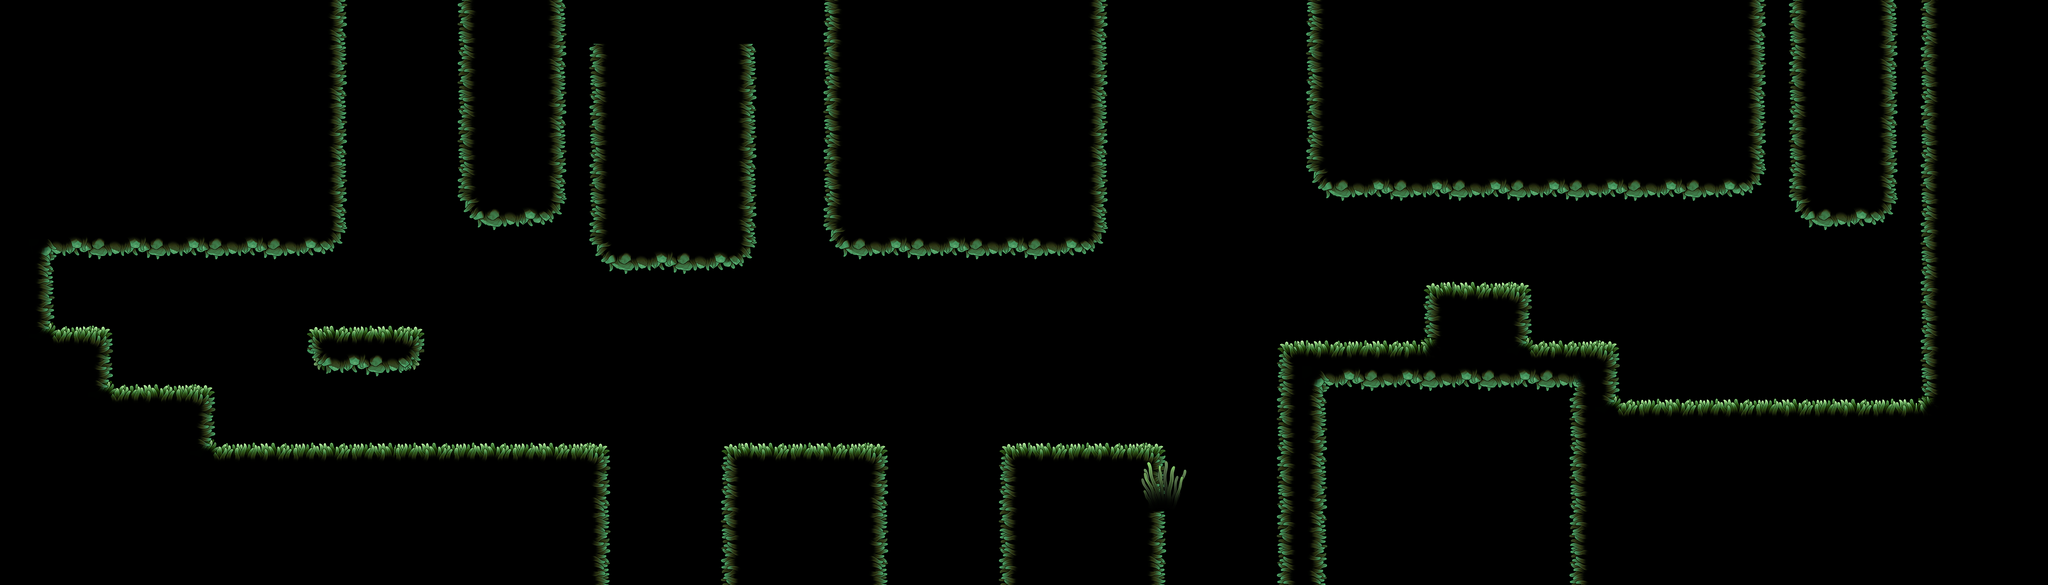

Tiled map render using the project's own tile images. Description and the map definition, with tile-layer contents summarised, below:
An orthogonal 140x40 tile map with 32x32 px tiles, 2 tile layers (Ground, Platform), 4 tilesets and 81 objects.

<map version="1.5" tiledversion="1.7.1" orientation="orthogonal" renderorder="right-down" width="140" height="40" tilewidth="32" tileheight="32" infinite="0" nextlayerid="21" nextobjectid="602">
 <editorsettings>
  <export target="map-02.json" format="json" />
 </editorsettings>
 <tileset firstgid="1" name="tileset" tilewidth="32" tileheight="32" tilecount="784" columns="28">
  <image source="Mossy - TileSet.png" width="896" height="896" />
 </tileset>
 <tileset firstgid="785" name="scene_decoration" tilewidth="912" tileheight="1495" tilecount="44" columns="0">
  <grid orientation="orthogonal" width="1" height="1" />
  <tile id="0">
   <image source="../Branch_Leaf_1.png" />
  </tile>
  <tile id="1">
   <image source="../Branch_Leaf_2.png" />
  </tile>
  <tile id="2">
   <image source="../Branch_Leaf_3.png" />
  </tile>
  <tile id="3">
   <image source="../Fern_1.png" />
  </tile>
  <tile id="4">
   <image source="../Fern_2.png" />
  </tile>
  <tile id="5">
   <image source="../Grass_1.png" />
  </tile>
  <tile id="6">
   <image source="../Grass_2.png" />
  </tile>
  <tile id="7">
   <image source="../Grass_3.png" />
  </tile>
  <tile id="8">
   <image source="../Grass_4.png" />
  </tile>
  <tile id="9">
   <image source="../Grass_5.png" />
  </tile>
  <tile id="10">
   <image source="../Grass_6.png" />
  </tile>
  <tile id="11">
   <image source="../Grass_7.png" />
  </tile>
  <tile id="12">
   <image source="../Large_Hill_1.png" />
  </tile>
  <tile id="13">
   <image source="../Large_Hill_2.png" />
  </tile>
  <tile id="14">
   <image source="../Large_Hill_3.png" />
  </tile>
  <tile id="15">
   <image source="../Leaf_1.png" />
  </tile>
  <tile id="16">
   <image source="../Leaf_2.png" />
  </tile>
  <tile id="17">
   <image source="../Leaf_3.png" />
  </tile>
  <tile id="18">
   <image source="../Leaf_Half.png" />
  </tile>
  <tile id="19">
   <image source="../Leaf_Small.png" />
  </tile>
  <tile id="20">
   <image source="../Moss_1.png" />
  </tile>
  <tile id="21">
   <image source="../Moss_2.png" />
  </tile>
  <tile id="22">
   <image source="../Moss_3.png" />
  </tile>
  <tile id="23">
   <image source="../Moss_4.png" />
  </tile>
  <tile id="24">
   <image source="../Moss_5.png" />
  </tile>
  <tile id="25">
   <image source="../Moss_6.png" />
  </tile>
  <tile id="26">
   <image source="../Rock_1.png" />
  </tile>
  <tile id="27">
   <image source="../Rock_2.png" />
  </tile>
  <tile id="28">
   <image source="../Rock_3.png" />
  </tile>
  <tile id="29">
   <image source="../Small_Hill_1.png" />
  </tile>
  <tile id="30">
   <image source="../Small_Hill_2.png" />
  </tile>
  <tile id="31">
   <image source="../Small_Hill_3.png" />
  </tile>
  <tile id="32">
   <image source="../Small_Hill_4.png" />
  </tile>
  <tile id="33">
   <image source="../Thorn_1.png" />
  </tile>
  <tile id="34">
   <image source="../Thorn_2.png" />
  </tile>
  <tile id="35">
   <image source="../Thorn_3.png" />
  </tile>
  <tile id="36">
   <image source="../Thorn_4.png" />
  </tile>
  <tile id="37">
   <image source="../Thorn_5.png" />
  </tile>
  <tile id="38">
   <image source="../Thorn_6.png" />
  </tile>
  <tile id="39">
   <image source="../Branch_1.png" />
  </tile>
  <tile id="40">
   <image source="../Branch_2.png" />
  </tile>
  <tile id="41">
   <image source="../Branch_3.png" />
  </tile>
  <tile id="42">
   <image source="../Branch_4.png" />
  </tile>
  <tile id="43">
   <image width="912" height="1495" source="scene_decoration.png" />
  </tile>
 </tileset>
 <tileset firstgid="829" source="scene_decoration.tsx" />
 <tileset firstgid="872" source="scene_decoration1.tsx" />
 <objectgroup id="15" name="Hanging" visible="0">
  <object id="54" gid="804" x="31" y="216" width="74" height="204" />
  <object id="121" gid="788" x="66" y="296" width="116" height="344" />
  <object id="160" gid="789" x="830" y="144" width="116" height="344" />
  <object id="162" gid="788" x="866" y="174" width="116" height="344" />
 </objectgroup>
 <objectgroup id="17" name="Thorn" visible="0">
  <object id="70" gid="822" x="1268.67" y="1233.64" width="304" height="200" />
  <object id="71" gid="821" x="1478.67" y="1241.67" width="228" height="210" />
  <object id="73" gid="818" x="1379" y="1209" width="368" height="154" />
  <object id="74" gid="822" x="1162" y="1232" width="304" height="200" />
  <object id="84" gid="821" x="1606" y="1244" width="228" height="210" />
  <object id="245" gid="822" x="2925.09" y="1120.08" width="304" height="200" />
  <object id="246" gid="821" x="3135.09" y="1128.11" width="228" height="210" />
  <object id="247" gid="818" x="3035.42" y="1095.44" width="368" height="154" />
  <object id="248" gid="822" x="2818.42" y="1118.44" width="304" height="200" />
  <object id="249" gid="821" x="3262.42" y="1130.44" width="228" height="210" />
  <object id="250" gid="822" x="2984.55" y="1308.53" width="304" height="200" rotation="359.462" />
  <object id="251" gid="821" x="3194.61" y="1314.59" width="228" height="210" rotation="359.462" />
  <object id="252" gid="818" x="3094.64" y="1282.86" width="368" height="154" rotation="359.462" />
  <object id="253" gid="822" x="2877.87" y="1307.89" width="304" height="200" rotation="359.462" />
  <object id="254" gid="821" x="3321.96" y="1315.72" width="228" height="210" rotation="359.462" />
  <object id="272" gid="821" x="2802.71" y="1256.59" width="228" height="210" rotation="359.268" />
  <object id="273" gid="822" x="2904.81" y="1253.37" width="304" height="200" rotation="358.73" />
  <object id="276" gid="822" x="2798.13" y="1254.1" width="304" height="200" rotation="358.73" />
  <object id="589" gid="822" x="1834.31" y="1241.53" width="304" height="200" />
  <object id="590" gid="821" x="2044.31" y="1249.56" width="228" height="210" />
  <object id="591" gid="818" x="1944.64" y="1216.89" width="368" height="154" />
  <object id="592" gid="822" x="1727.64" y="1239.89" width="304" height="200" />
  <object id="593" gid="821" x="2171.64" y="1251.89" width="228" height="210" />
  <object id="594" gid="822" x="2488.85" y="1235.47" width="304" height="200" />
  <object id="595" gid="821" x="2698.85" y="1243.5" width="228" height="210" />
  <object id="596" gid="818" x="2599.18" y="1210.83" width="368" height="154" />
  <object id="597" gid="822" x="2382.18" y="1233.83" width="304" height="200" />
  <object id="598" gid="821" x="2826.18" y="1313.83" width="228" height="210" />
  <object id="601" gid="821" x="3328" y="1125" width="228" height="210" />
 </objectgroup>
 <objectgroup id="19" name="Branch" visible="0">
  <object id="430" gid="825" x="1649.23" y="1092.62" width="103" height="366" rotation="88.9203" />
 </objectgroup>
 <objectgroup id="16" name="Plant" visible="0">
  <object id="139" gid="805" x="6.33333" y="348.667" width="110" height="44" />
  <object id="150" gid="786" x="939.584" y="602.37" width="190" height="128" rotation="341.06" />
  <object id="171" gid="805" x="2025" y="478" width="110" height="44" />
  <object id="360" gid="805" x="1425" y="488" width="110" height="44" />
  <object id="390" gid="805" x="3886.33" y="362.667" width="110" height="44" />
  <object id="392" gid="795" x="3880.67" y="363.333" width="92" height="72" />
 </objectgroup>
 <layer id="1" name="Ground" width="140" height="40">
  <data>[5600 cells, 3307 non-empty, 155 distinct tile ids]</data>
 </layer>
 <layer id="4" name="Platform" width="140" height="40">
  <data>[5600 cells, 33 non-empty, 33 distinct tile ids]</data>
 </layer>
 <objectgroup id="18" name="Rock">
  <object id="94" gid="813" x="-9.99667" y="1113.3" width="264" height="230" />
  <object id="372" gid="811" x="155.333" y="1058.97" width="320" height="176" />
  <object id="496" gid="811" x="1606.84" y="1183.39" width="320" height="176" />
  </objectgroup>
 <objectgroup id="11" name="Hill">
  <!-- 37 objects omitted --></objectgroup>
</map>
<!-- 38 of 81 objects omitted -->
